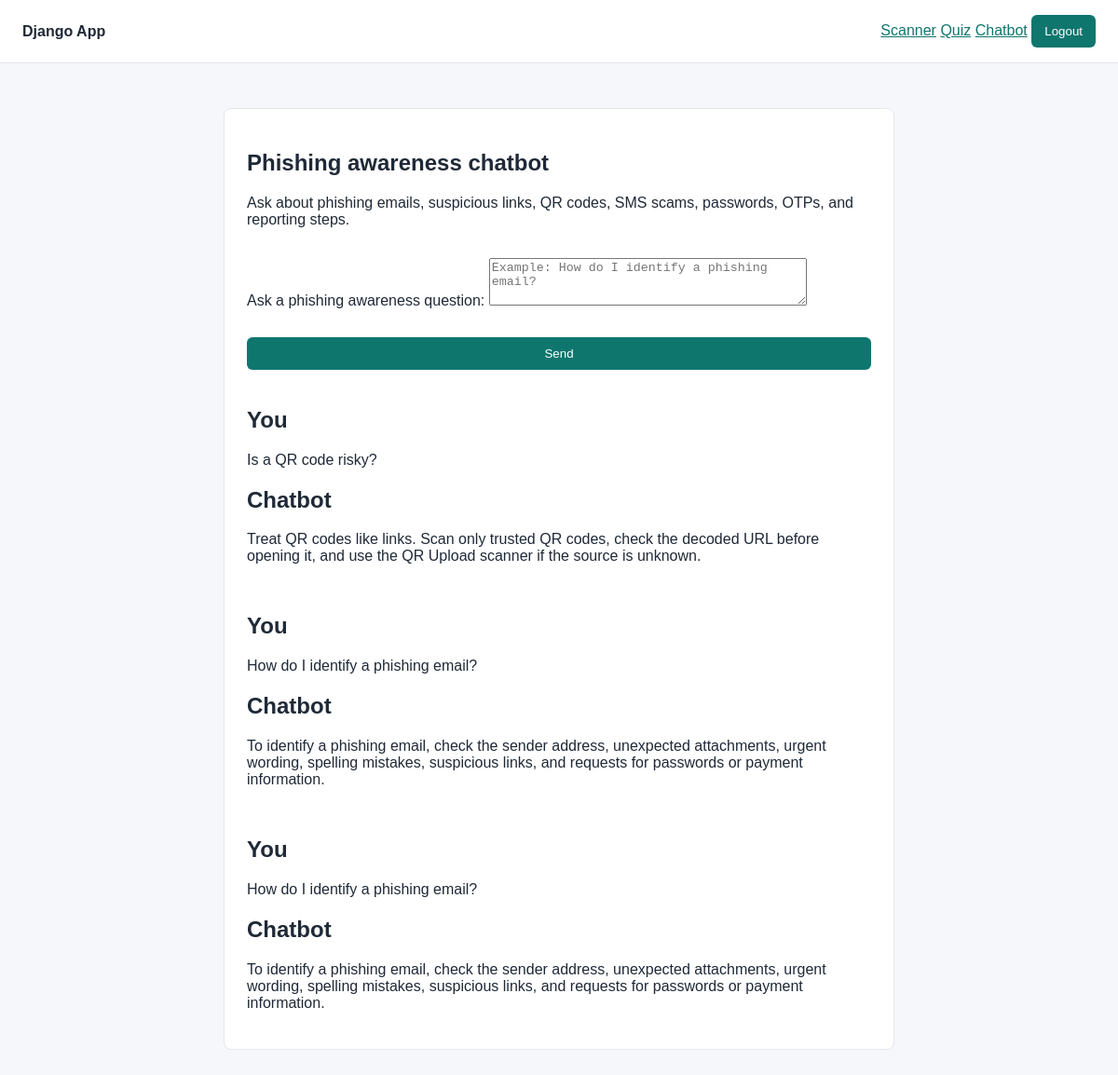
The app's page /chatbot/ (signed in) with its own data.
### chatbot/models.py (models this page shows, shortened)
class ChatMessage(models.Model):
    user = models.ForeignKey(settings.AUTH_USER_MODEL, on_delete=models.CASCADE, related_name='chat_messages')
    message = models.TextField()
    response = models.TextField()
    created_at = models.DateTimeField(auto_now_add=True)
    class Meta:
        ordering = ['created_at']

### chatbot/views.py (the view)
# urls.py: path('', chatbot_home, name='home'),
@login_required
def chatbot_home(request):
    form = ChatForm(request.POST or None)
    if request.method == 'POST' and form.is_valid():
        message = form.cleaned_data['message']
        response = chatbot_response(message)
        ChatMessage.objects.create(user=request.user, message=message, response=response)
        form = ChatForm()
    conversations = ChatMessage.objects.filter(user=request.user).order_by('-created_at')[:10]
    return render(
        request,
        'chatbot/home.html',
        {
            'form': form,
            'conversations': reversed(conversations),
        },
    )

### chatbot/forms.py
class ChatForm(forms.Form):
    message = forms.CharField(
        label='Ask a phishing awareness question',
        widget=forms.Textarea(attrs={
            'rows': 3,
            'placeholder': 'Example: How do I identify a phishing email?',
        }),
    )

### templates/chatbot/home.html (shortened to what this page needs)
{% extends 'base.html' %}
{% block content %}
<section class="panel">
    <h1>Phishing awareness chatbot</h1>
    <p>Ask about phishing emails, suspicious links, QR codes, SMS scams, passwords, OTPs, and reporting steps.</p>
    <form method="post">
        {{ form.as_p }}
        <button type="submit">Send</button>
    </form>
    <div class="result">
        {% for chat in conversations %}
            <article>
                <h2>You</h2>
                <p>{{ chat.message }}</p>
                <h2>Chatbot</h2>
                <p>{{ chat.response }}</p>
            </article>
        {% endfor %}
    </div>
</section>
{% endblock %}

### templates/base.html (style rules this page uses)
body { font-family: Arial, sans-serif; margin: 0; background: #f5f7fb; color: #1f2937; }
.panel { background: #ffffff; border: 1px solid #e5e7eb; border-radius: 8px; padding: 24px; }
form { display: grid; gap: 14px; }
button, .button { background: #0f766e; color: #ffffff; border: 0; border-radius: 6px; padding: 10px 14px; text-decoration: none; cursor: pointer; display: inline-block; }
.result { display: grid; gap: 16px; margin-top: 20px; }

### records on screen
ChatMessage: message "Is a QR code risky?", response "Treat QR codes like links. Scan only trusted QR codes, check the decoded URL before opening it, and use the QR Upload scanner if the source is unknown."
ChatMessage: message "How do I identify a phishing email?", response "To identify a phishing email, check the sender address, unexpected attachments, urgent wording, spelling mistakes, suspicious links, and requests for passwords or payment information."
ChatMessage: message "How do I identify a phishing email?", response "To identify a phishing email, check the sender address, unexpected attachments, urgent wording, spelling mistakes, suspicious links, and requests for passwords or payment information."
